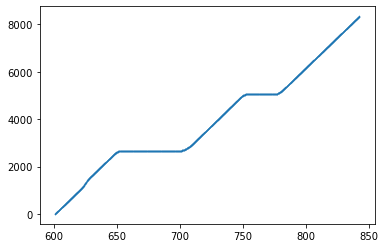

Python code for this plot:
import math
import pandas as pd
import matplotlib.pyplot as plt

d_Ab = 1219 # Central to 3rd
d_bB = 99 # 3rd
d_Bc = 1509 # 3rd to 7th
d_cC = 105 # 7th
d_Cd = 2281 # 7th to 15th
d_dD = 111 # 15th
d_De = 2515 # 15th to 19th
d_eE = 107 # 19th
d_Ef = 400 # beyond 19th

dt = 0.1

len_det_stop = 40
len_det_adv = 10
dist_det_adv = 300

len_veh = 18
len_eff_stop = len_det_stop + len_veh # effective vehicle length at stop bar detector
len_eff_adv = len_det_adv + len_veh # effective vehicle length at advance detector

s_psl = round(35*5280/3600, 2) # posted speed limit or free-flow speed
t_r = 1 # reaction time
dec_ent = round(-2.3*3.2808, 2) # deceleration from entrance to reach PSL
dec_stop = round(-3*3.2808, 2) # deceleration to stop bar
acc_stop = round(3*3.2808, 2) # acceleration from stop bar
k = 25 # jam space headway
t_sul = 2 # startup lost time

t_list = []
x_list = []

# =============================================================================
# Segment: A-b-B (Central to 3rd)
# =============================================================================
print("Segment: A-B")

cycle = 5
lane = 11
SSC_AB_stop = 'GG' 
t_on = 10*60 + 23.4
AIC = 101.4
ODT = 0.8

s_est = round((len_eff_stop)/ODT, 2) # estimated speed based on ODT
d_acc_est = round((s_est**2 - s_psl**2) / (2*acc_stop), 2) # estimated distance of acceleration
d_acc_crit = d_Ab - len_det_stop - d_acc_est # distance from which acceleration starts

T = 10*60 + 0.9
x0 = 0
v0 = s_psl
d_total = d_Ab + d_bB

while x0 <= d_total:
    print("Time:", round(T,1), x0, v0)
    t_list.append(round(T,1))
    x_list.append(round(x0,2))
    
    if x0 <= d_acc_crit:
        a0 = 0
    elif x0 > d_acc_crit and x0 <= d_Ab:
        a0 = acc_stop
    else:
        a0 = 0
        
    if x0 <= d_Ab - len_det_stop:
        det_time_stop_AB = T
        
    x = round(x0 + v0*dt + (1/2)*a0*dt*dt, 2)
    v = round(v0 + a0*dt, 2)
    
    x0 = x
    v0 = v
    T += dt
    
rel_diff_det_time_stop_AB = round(t_on - det_time_stop_AB, 1)

# =============================================================================
# Segment: B-c-C (3rd to 7th)
# =============================================================================
print("Segment: B-C")

s_est = v0 # estimated speed at entrance
d_dec_est = round((s_psl**2 - s_est**2) / (2*dec_ent), 2) # estimated distance of deceleration from entrance to reach PSL

d_total = x0 + d_dec_est

while x0 <= d_total:
    print("Time:", round(T,1), x0, v0)
    t_list.append(round(T,1))
    x_list.append(round(x0,2))
    
    a0 = dec_ent
    x = round(x0 + v0*dt + (1/2)*a0*dt*dt, 2)
    v = round(v0 + a0*dt, 2)
    
    x0 = x
    v0 = v
    T += dt
    
# constant acceleration to advance detector
v0 = s_psl # update to PSL
d_total_adv = d_Ab + d_bB + d_Bc - dist_det_adv - len_det_adv

while x0 <= d_total_adv:
    print("Time:", round(T,1), x0, v0)
    t_list.append(round(T,1))
    x_list.append(round(x0,2))
    
    a0 = 0
    x = round(x0 + v0*dt + (1/2)*a0*dt*dt, 2)
    v = round(v0 + a0*dt, 2)
    
    if x0 <= d_total_adv:
        det_time_adv_BC = T
    
    x0 = x
    v0 = v
    T += dt

cycle = 6
SSC_BC_adv = 'RR'
green_start = 11*60 + 33
TUG = green_start - T

# deceleration to queuing position
a0 = dec_stop

while T <= green_start:
    print("Time:", round(T,1), x0, v0)
    t_list.append(round(T,1))
    x_list.append(round(x0,2))
    
    x = round(x0 + v0*dt + (1/2)*a0*dt*dt, 2)
    v = round(v0 + a0*dt, 2)
    
    x0 = x
    v0 = v
    T += dt
    
    if v0 < 0:
        v0 = 0
        a0 = 0

queue_pos_dist = d_Ab + d_bB + d_Bc - x0 # queueing position based on stopping point
queue_pos_num = math.floor(queue_pos_dist / k)
queue_pos_dist_adj = queue_pos_dist - 2*k

cycle = 6
SSC_BC_stop = 'GG'
t_on = 11*60 + 44
ODT = 1.8
green_start = 11*60 + 33

s_est = round((len_eff_stop)/ODT, 2) # estimated speed based on ODT
d_acc_est = queue_pos_dist_adj # estimated distance of acceleration
acc_est = round((s_est**2 - v0**2)/(2*d_acc_est), 2)
t_acc_est = round((s_est - v0)/acc_est, 1)

t_reach_stop = t_on + ODT - green_start
t_queue_clearance = round(t_reach_stop - t_acc_est, 1)
time_until_queue_clearance = green_start + t_queue_clearance

while T <= time_until_queue_clearance:
    print("Time:", round(T,1), x0, v0)
    t_list.append(round(T,1))
    x_list.append(round(x0,2))
    
    x0 = x
    v0 = v
    T += dt

d_total = d_Ab + d_bB + d_Bc + d_cC

while x0 <= d_total:
    print("Time:", round(T,1), x0, v0)
    t_list.append(round(T,1))
    x_list.append(round(x0,2))
    
    a0 = acc_est
    x = round(x0 + v0*dt + (1/2)*a0*dt*dt, 2)
    v = round(v0 + a0*dt, 2)
    
    if x0 <= d_Ab + d_bB + d_Bc:
        det_time_stop_BC = T
    
    x0 = x
    v0 = v
    T += dt


# =============================================================================
# Segment: C-d-D (7th to 15th)
# =============================================================================
print("Segment: C-D")
    
s_est = v0 # estimated speed at entrance
d_acc_est = round((s_psl**2 - s_est**2) / (2*acc_stop), 2) # estimated distance of acceleration from entrance to reach PSL

d_total = x0 + d_acc_est

while x0 <= d_total:
    print("Time:", round(T,1), x0, v0)
    t_list.append(round(T,1))
    x_list.append(round(x0,2))
    
    a0 = acc_stop
    x = round(x0 + v0*dt + (1/2)*a0*dt*dt, 2)
    v = round(v0 + a0*dt, 2)
    
    x0 = x
    v0 = v
    T += dt
    
# constant acceleration to advance detector
s_est = v0
d_total_adv = d_Ab + d_bB + d_Bc + d_cC + d_Cd - dist_det_adv

while x0 <= d_total_adv:
    print("Time:", round(T,1), x0, v0)
    t_list.append(round(T,1))
    x_list.append(round(x0,2))
    
    a0 = 0
    x = round(x0 + v0*dt + (1/2)*a0*dt*dt, 2)
    v = round(v0 + a0*dt, 2)
    
    if x0 <= d_total_adv:
        det_time_adv_BC = T
    
    x0 = x
    v0 = v
    T += dt
    
cycle = 6
green_start = 12*60 + 44.7
SSC_CD_vir_adv = 'RR'

# deceleration to queuing position
a0 = dec_stop

while T <= green_start:
    print("Time:", round(T,1), x0, v0)
    t_list.append(round(T,1))
    x_list.append(round(x0,2))
    
    x = round(x0 + v0*dt + (1/2)*a0*dt*dt, 2)
    v = round(v0 + a0*dt, 2)
    
    x0 = x
    v0 = v
    T += dt
    
    if v0 < 0:
        v0 = 0
        a0 = 0

queue_pos_dist = d_Ab + d_bB + d_Bc + d_cC + d_Cd - x0 # queueing position based on stopping point
queue_pos_num = math.floor(queue_pos_dist / k)

cycle = 6
SSC_CD_stop = 'GG'
t_on = 12*60 + 59.9
ODT = 1.2
green_start = 12*60 + 44.7

s_est = round((len_eff_stop)/ODT, 2) # estimated speed based on ODT
d_acc_est = queue_pos_dist # estimated distance of acceleration
acc_est = round((s_est**2 - v0**2)/(2*d_acc_est), 2)
t_acc_est = round((s_est - v0)/acc_est, 1)

t_reach_stop = t_on + ODT - green_start
t_queue_clearance = round(t_reach_stop - t_acc_est, 1)
time_until_queue_clearance = green_start + t_queue_clearance

while T <= time_until_queue_clearance:
    print("Time:", round(T,1), x0, v0)
    t_list.append(round(T,1))
    x_list.append(round(x0,2))
    
    x0 = x
    v0 = v
    T += dt

d_stop = d_Ab + d_bB + d_Bc + d_cC + d_Cd
d_entrance = d_Ab + d_bB + d_Bc + d_cC + d_Cd + d_dD

while x0 <= d_entrance:
    print("Time:", round(T,1), x0, v0)
    t_list.append(round(T,1))
    x_list.append(round(x0,2))
    
    if x0 <= d_stop: # uniform acceleration till stop bar
        a0 = acc_est
    else: # constant acceleration from stop bar to entrance
        a0 = 0
    
    x = round(x0 + v0*dt + (1/2)*a0*dt*dt, 2)
    v = round(v0 + a0*dt, 2)
    
    if x0 <= d_stop:
        det_time_stop_CD = T
    
    x0 = x
    v0 = v
    T += dt

    
# =============================================================================
# Segment: D-e-E (15th to 19th)
# =============================================================================
print("Segment: D-E")

s_est = v0 # estimated speed at entrance
d_acc_est = round((s_psl**2 - s_est**2) / (2*acc_stop), 2) # estimated distance of deceleration from entrance to reach PSL

d_total = x0 + d_acc_est

while x0 <= d_total:
    print("Time:", round(T,1), x0, v0)
    t_list.append(round(T,1))
    x_list.append(round(x0,2))
    
    a0 = acc_stop
    x = round(x0 + v0*dt + (1/2)*a0*dt*dt, 2)
    v = round(v0 + a0*dt, 2)
    
    x0 = x
    v0 = v
    T += dt
    
# constant acceleration to advance detector
v0 = s_psl # update to PSL
d_total_adv = d_Ab + d_bB + d_Bc + d_cC + d_Cd + d_dD + d_De - dist_det_adv - len_det_adv

while x0 <= d_total_adv:
    print("Time:", round(T,1), x0, v0)
    t_list.append(round(T,1))
    x_list.append(round(x0,2))
    
    a0 = 0
    x = round(x0 + v0*dt + (1/2)*a0*dt*dt, 2)
    v = round(v0 + a0*dt, 2)
    
    if x0 <= d_total_adv:
        det_time_adv_DE = T
    
    x0 = x
    v0 = v
    T += dt

cycle = 7
SSC_DE_adv = 'GG'
AIC = 71.3
time_until_cycle_ends = 120 - AIC # passes the intersection at free-flow

d_until_stop = d_Ab + d_bB + d_Bc + d_cC + d_Cd + d_dD + d_De
d_until_entrance = d_until_stop + d_eE
d_until_end = d_until_entrance + d_Ef

while x0 <= d_until_end:
    print("Time:", round(T,1), x0, v0)
    t_list.append(round(T,1))
    x_list.append(round(x0,2))
    
    x = round(x0 + v0*dt + (1/2)*a0*dt*dt, 2)
    v = round(v0 + a0*dt, 2)
    
    if x0 <= d_until_stop:
        det_time_stop_DE = T
    
    x0 = x
    v0 = v
    T += dt   


# =============================================================================
# Results
# =============================================================================
DT = pd.DataFrame({'t': t_list, 'x': x_list})

plt.scatter(DT.t, DT.x, s = 0.1)
plt.show()

DT.to_csv(r"D:\GitHub\trajectory\script\sample_trajectories\trajectory_c5.txt", sep = '\t', index = False)
